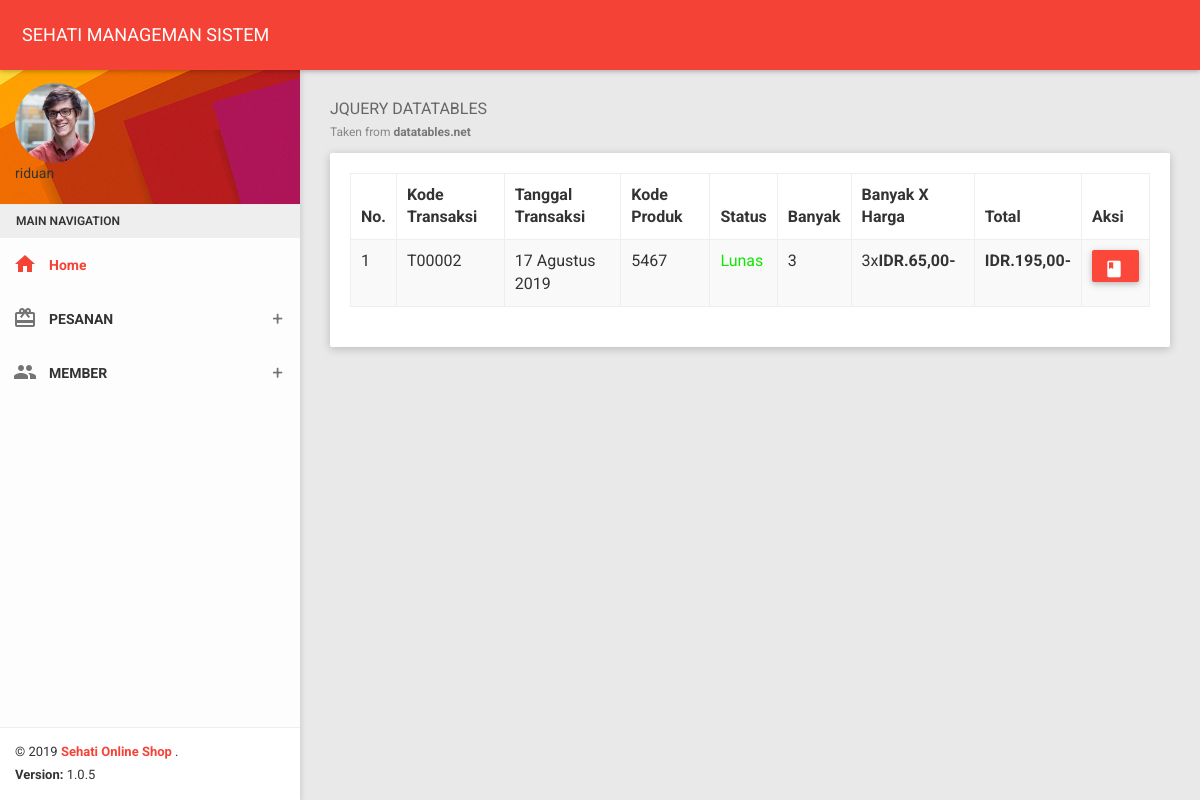
/panel_member/transaksiku.php?nik=1 (signed in), run on an earlier commit of the app's database.
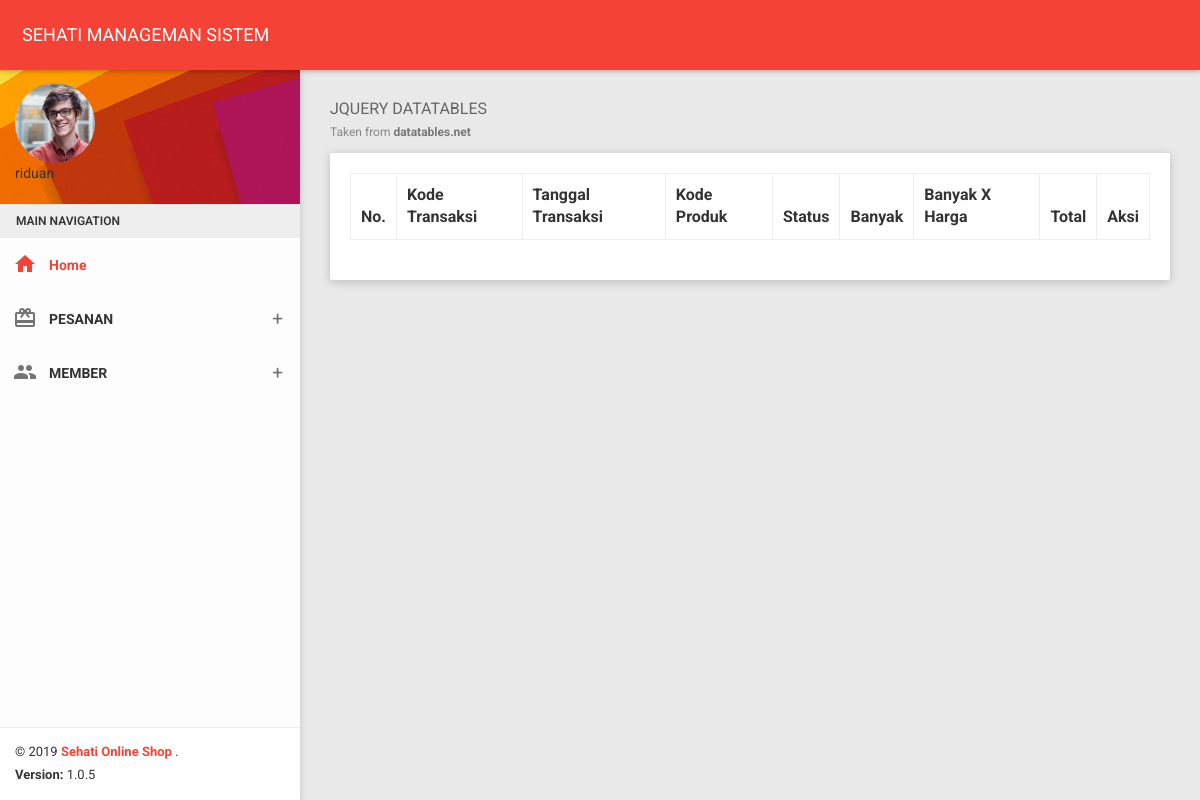
And on a later commit of the database.
### tables this page shows
CREATE TABLE `member` (
  `nik` varchar(30) NOT NULL,
  `n_member` char(60) DEFAULT NULL,
  `jk` int(4) DEFAULT NULL,
  `hp` char(15) DEFAULT NULL,
  `email` char(40) DEFAULT NULL,
  `kota` varchar(20) DEFAULT NULL,
  `kodepos` char(9) DEFAULT NULL,
  `alamat` longtext,
  `fotomember` longtext,
  `password` char(100) DEFAULT NULL
);

CREATE TABLE `invoice` (
  `kd_transaksi` char(11) NOT NULL,
  `kd_invoice` int(11) NOT NULL,
  `nik` int(11) NOT NULL,
  `tgl` date DEFAULT NULL,
  `kd_produk` char(30) DEFAULT NULL,
  `totalbyar` char(20) DEFAULT NULL,
  `status` char(10) DEFAULT NULL,
  `quantity` char(30) DEFAULT NULL,
  `harga` char(12) DEFAULT NULL,
  `ongkir` varchar(11) DEFAULT NULL
);

### panel_member/transaksiku.php (the view, shortened to what the changed rows need)
<?php
include 'header.php';
?>
<section class="content">
    <div class="container-fluid">
        <div class="block-header">
            <h2>
                JQUERY DATATABLES
                <small>Taken from <a href="https://datatables.net/" target="_blank">datatables.net</a></small>
            </h2>
        </div>
        <div class="row clearfix">
            <div class="col-lg-12 col-md-12 col-sm-12 col-xs-12">
                <div class="card">
                    <div class="body">
                        <div class="table-responsive">
                            <table class="table table-bordered table-striped table-hover dataTable js-exportable">
                                <thead>
                                <tr>
                                    <th>No.</th>
                                    <th>Kode Transaksi</th>
                                    <th>Tanggal Transaksi</th>
                                    <th>Kode Produk</th>
                                    <th>Status</th>
                                    <th>Banyak</th>
                                    <th>Banyak X Harga</th>
                                    <th>Total</th>
                                    <th>Aksi</th>
                                </tr>
                                </thead> <?php
                                $nik = $_GET['nik'];
                                $sqlku = mysqli_query($koneksi, "SELECT * FROM invoice WHERE nik='$nik'");
                                $no=1;
                                while($rows=mysqli_fetch_object($sqlku)){
                                ?>
                                <tbody>
                                <tr>
                                    <td><?php echo $no?></td>
                                    <td><?php echo $rows -> kd_transaksi?></td>
                                    <td><?php echo konversi_tanggal($rows -> tgl);?></td>
                                    <td><?php echo $rows -> kd_produk?></td>
                                    <td><?php
                                        if (($rows->status) == 0) {
                                            echo '<p style="color: #e80012">Belum Lunas</p>';
                                        } else {
                                            echo '<p style="color:#11e800">Lunas</p>';
                                        }?></td>
                                    <td><?php echo $rows ->quantity?></td>
                                    <td><?php echo $rows ->quantity.'x'.format_rupiah($rows ->harga)?></td>
                                    <td><?php echo format_rupiah($rows ->totalbyar)?></td>
                                    <td><a class="btn btn-danger waves-effect" href="../laporan/laporantransaksi.php?kd_transaksi=<?php echo $rows->kd_transaksi;?>">
                                            <i class="material-icons">book</i><span></span></a>
                                    </td>
                                </tr>
                                <?php $no++;
                                }
                                ?>
                                </tbody>
                            </table>
                        </div>
                    </div>
                </div>
            </div>
        </div>
    </div>
</section>
</body>
</html>

### panel_member/header.php (shortened to what the changed rows need)
<?php
include '../aksinya/fungsi.php';
include '../aksinya/koneksi.php';
?>
<html>
<head>
    <link href="plugins/bootstrap/css/bootstrap.css" rel="stylesheet">
    <link href="plugins/node-waves/waves.css" rel="stylesheet" />
    <link href="plugins/animate-css/animate.css" rel="stylesheet" />
    <link href="plugins/morrisjs/morris.css" rel="stylesheet" />
    <link href="css/style.css" rel="stylesheet">
    <link href="css/themes/all-themes.css" rel="stylesheet" />
    <link href="plugins/bootstrap-colorpicker/css/bootstrap-colorpicker.css" rel="stylesheet" />
    <link href="plugins/dropzone/dropzone.css" rel="stylesheet">
    <link href="plugins/multi-select/css/multi-select.css" rel="stylesheet">
    <link href="plugins/jquery-spinner/css/bootstrap-spinner.css" rel="stylesheet">
    <link href="plugins/bootstrap-tagsinput/bootstrap-tagsinput.css" rel="stylesheet">
    <link href="plugins/bootstrap-select/css/bootstrap-select.css" rel="stylesheet" />
    <link href="plugins/nouislider/nouislider.min.css" rel="stylesheet" />
</head>
<body class="theme-red">
    <section>
        <aside id="leftsidebar" class="sidebar">
            <div class="user-info"><?php
                $nik = $_GET['nik'];
                $nama = mysqli_query($koneksi, "select * from member where nik='$nik'");
                $tampilkan=mysqli_fetch_object($nama);
                ?>
                <div class="image">
                    <img src="images/<?php echo $tampilkan->fotomember;
                    ?>" width="80" height="80" alt="User" /><br/>
                    <?php
                    echo  $tampilkan->n_member;
                    ?>
                </div>
                <div class="info-container">
                    </div>
                </div>
            <div class="menu">
                <?php
                $nik = $_GET['nik'];
                $sqlinvoice = mysqli_query($koneksi, "SELECT * FROM member where nik='$nik'");
                while($rowsinvoice=mysqli_fetch_object($sqlinvoice)) { ?>
                    <ul class="list">
                    <li class="header">MAIN NAVIGATION</li>
                    <li class="active">
                        <a href="index.php?nik=<?= $rowsinvoice->nik; ?>">
                            <i class="material-icons">home</i>
                            <span>Home</span>
                        </a>
                    </li>
                    <li>
                        <a href="javascript:void(0);" class="menu-toggle">
                            <i class="material-icons">card_giftcard</i>
                            <span>PESANAN</span>
                        </a>
                    </li>
                    <li>
                        <a href="javascript:void(0);" class="menu-toggle">
                            <i class="material-icons">people</i>
                            <span>MEMBER</span>
                        </a>
                    </li>
                    </ul><?php
                }
                ?>
            </div>
        </aside>
    </section>

### aksinya/fungsi.php (shortened to what the changed rows need)
<?php
function format_rupiah($rp) {
    $hasil = "<b>IDR." . number_format($rp, 0, "", ".") . ",00-</b>";
    return $hasil;
}
function konversi_bulan($bln) {
    switch($bln) {
        case "8" :
        case "08" :
            $bulan = "Agustus";
            break;
    }
    return $bulan;
}
function konversi_tanggal($time) {
    list($thn, $bln, $tanggal) = explode('-', $time);
    $tmp = $tanggal . " " . konversi_bulan($bln) . " " . $thn;
    return $tmp;
}
?>

What changed in the data, as far as the page shows it:
removed invoice: kd_transaksi "T00002", tgl "17 Agustus 2019", kd_produk "5467", status "Lunas", quantity "3", harga "65 195"
